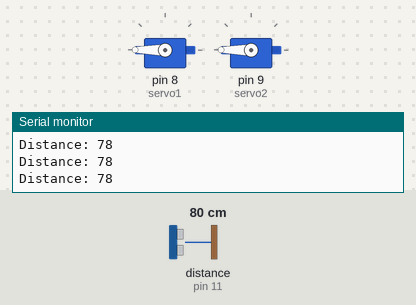
This sketch was run on a simulated Arduino Uno, built with avr-gcc and run on an emulated ATmega328P. Parts: 2 × servo, the last lines printed to the serial monitor. Wiring (inferred from the names in the program): ultrasonic range finder: trigger pin 12; echo pin 11. The inputs (shaded band) are chosen by the test bench; at power-on: distance to the obstacle (sensor on pin 11) 80 cm. The echo pulse lasts 58.3 µs per cm.

Above: at 1.2 s.
1.3 s: distance to the obstacle (sensor on pin 11) set to 12 cm
4.3 s: distance to the obstacle (sensor on pin 11) set to 9 cm
At 4.9 s:
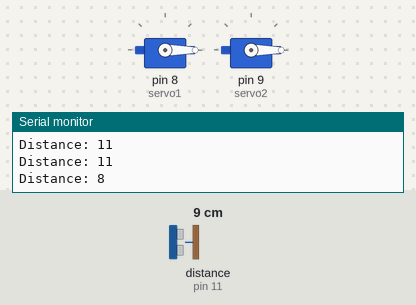
5.8 s: distance to the obstacle (sensor on pin 11) set to 250 cm
At 7.5 s:
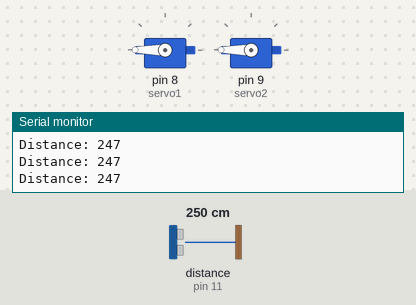
7.8 s: distance to the obstacle (sensor on pin 11) set to 2 cm
At 8.7 s:
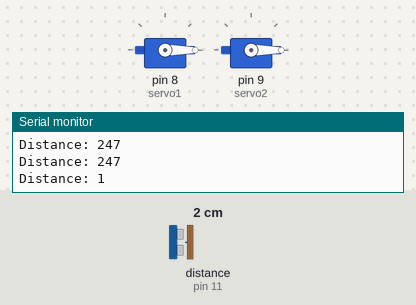
Timing chart, 0 to 10.3 s (numbered marks = the images above; inputs shaded):
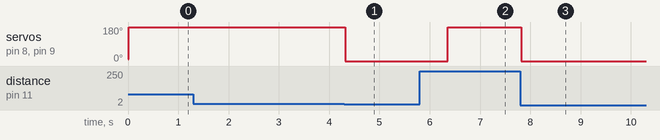

The sketch:

Hand_Sanitizer.ino
```cpp
#include <Servo.h>
Servo servo1, servo2;
int angle = 10;
// defines pins numbers
const int trigPin = 12;
const int echoPin = 11;
// defines variables
long duration;
int distance;

void setup() {
  servo1.attach(8);
  servo1.write(angle);

  servo2.attach(9);
  servo2.write(angle);

pinMode(trigPin, OUTPUT); // Sets the trigPin as an Output
pinMode(echoPin, INPUT); // Sets the echoPin as an Input
Serial.begin(9600); // Starts the serial communication
}

void loop() {
// Clears the trigPin
digitalWrite(trigPin, LOW);
delayMicroseconds(2);
// Sets the trigPin on HIGH state for 10 micro seconds
digitalWrite(trigPin, HIGH);
delayMicroseconds(10);
digitalWrite(trigPin, LOW);
// Reads the echoPin, returns the sound wave travel time in microseconds
duration = pulseIn(echoPin, HIGH);
// Calculating the distance
distance= duration*0.034/2;
// Prints the distance on the Serial Monitor
Serial.print("Distance: ");
Serial.println(distance);
delay(10);

if(distance<10)
{
  servo1.write(0);
  servo2.write(0);
  delay(1000);
  }
  else
  {
    servo1.write(180);
    servo2.write(180);
    }
}
```

Measured:
- the behaviour switches between 11 and 10 cm on distance to the obstacle (sensor on pin 11) (found by bisection; images 0 and 1)
- after the input at 4.3 s, servo on pin 8 (servo1), servo on pin 9 (servo2): 180° → 0° at once
- after the input at 5.8 s, servo on pin 8 (servo1), servo on pin 9 (servo2): 0° → 180° after 0.56 s
- after the input at 7.8 s, servo on pin 8 (servo1), servo on pin 9 (servo2): 180° → 0° at once
